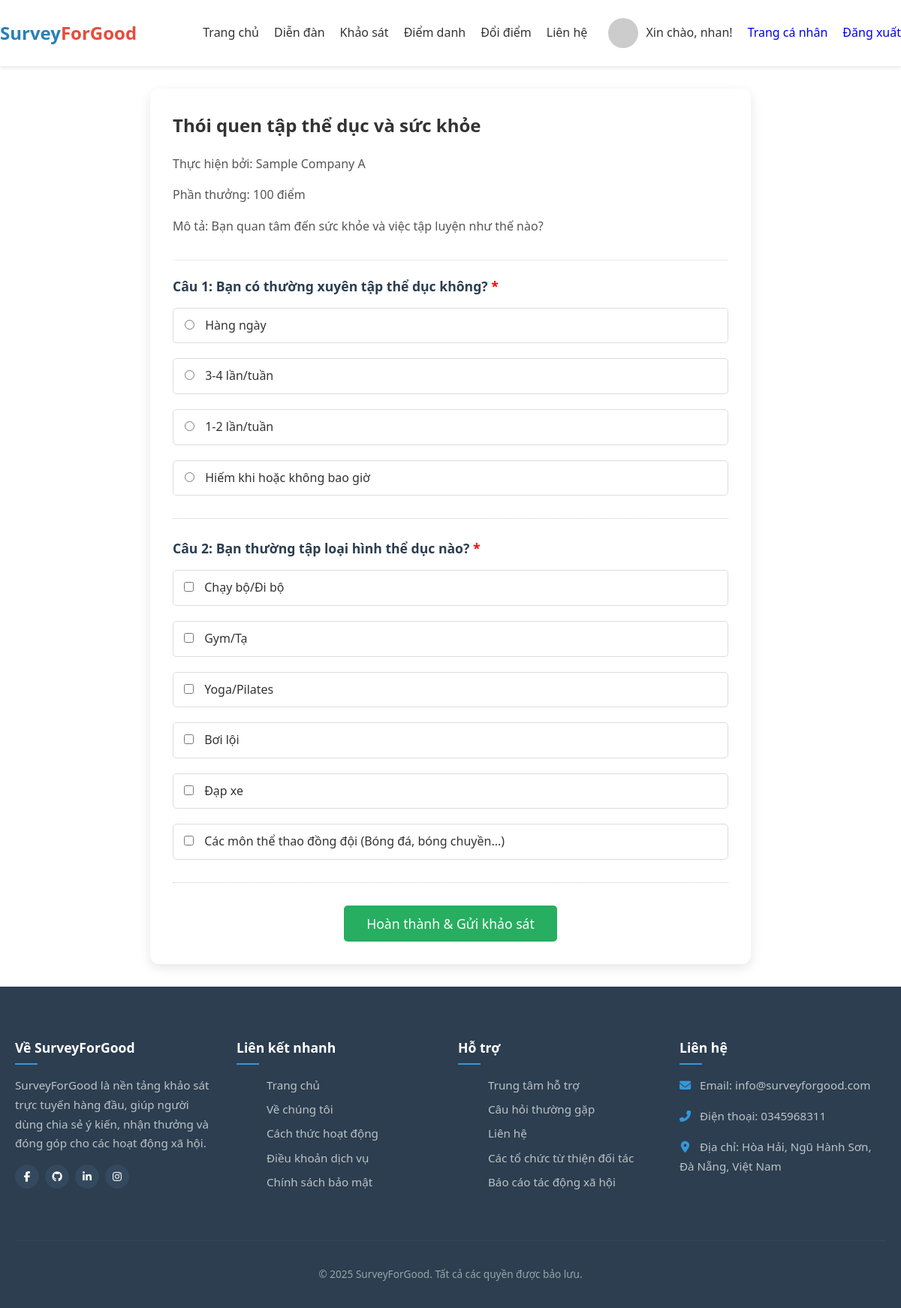
The app's page /take_survey.php?id=5 (signed in) with its own data.
### tables this page shows
CREATE TABLE `users` (
  `id` int(11) NOT NULL,
  `username` varchar(50) NOT NULL,
  `email` varchar(100) NOT NULL,
  `password_hash` varchar(255) NOT NULL,
  `full_name` varchar(100) DEFAULT NULL,
  `phone` varchar(20) DEFAULT NULL,
  `birthday` date DEFAULT NULL,
  `gender` enum('male','female','other') DEFAULT NULL,
  `points` int(11) DEFAULT 0,
  `level` varchar(20) DEFAULT 'bronze',
  `join_date` timestamp NOT NULL DEFAULT current_timestamp(),
  `is_active` tinyint(1) DEFAULT 1,
  `is_admin` tinyint(1) DEFAULT 0
);

CREATE TABLE `surveys` (
  `survey_id` int(11) NOT NULL,
  `client_id` int(11) DEFAULT NULL,
  `title` varchar(255) NOT NULL,
  `description` text DEFAULT NULL,
  `points_reward` int(11) NOT NULL DEFAULT 10,
  `category` varchar(50) DEFAULT NULL,
  `status` enum('draft','pending_approval','published','rejected','closed') DEFAULT 'draft',
  `created_at` timestamp NOT NULL DEFAULT current_timestamp(),
  `published_at` timestamp NULL DEFAULT NULL,
  `closed_at` timestamp NULL DEFAULT NULL
);

CREATE TABLE `clients` (
  `client_id` int(11) NOT NULL,
  `company_name` varchar(100) NOT NULL,
  `contact_email` varchar(100) NOT NULL,
  `password_hash` varchar(255) NOT NULL,
  `is_active` tinyint(1) DEFAULT 1,
  `created_at` timestamp NOT NULL DEFAULT current_timestamp()
);

CREATE TABLE `questions` (
  `question_id` int(11) NOT NULL,
  `survey_id` int(11) DEFAULT NULL,
  `question_text` text NOT NULL,
  `question_type` enum('single_choice','multiple_choice','text_input') NOT NULL,
  `is_required` tinyint(1) DEFAULT 1
);

CREATE TABLE `options` (
  `option_id` int(11) NOT NULL,
  `question_id` int(11) DEFAULT NULL,
  `option_text` varchar(255) NOT NULL
);

### take_survey.php (the view, shortened to what this page needs)
<?php
require_once('includes/header.php');
$surveyId = (int)$_GET['id'];
try {
    $stmtSurvey = $pdo->prepare(
        "SELECT s.survey_id, s.title, s.description, s.points_reward, c.company_name
         FROM surveys s
         JOIN clients c ON s.client_id = c.client_id
         WHERE s.survey_id = ? AND s.status = 'published'"
    );
    $stmtSurvey->execute([$surveyId]);
    $survey = $stmtSurvey->fetch();
    $questions_data = [];
    $stmtQuestions = $pdo->prepare("SELECT * FROM questions WHERE survey_id = ? ORDER BY question_id ASC");
    $stmtQuestions->execute([$surveyId]);
    $questions = $stmtQuestions->fetchAll();
    $stmtOptions = $pdo->prepare("SELECT * FROM options WHERE question_id = ? ORDER BY option_id ASC");
    foreach ($questions as $q) {
        $q_item = $q;
        $q_item['options'] = [];
        if ($q['question_type'] == 'single_choice' || $q['question_type'] == 'multiple_choice') {
            $stmtOptions->execute([$q['question_id']]);
            $q_item['options'] = $stmtOptions->fetchAll();
        }
        $questions_data[] = $q_item;
    }
} catch (PDOException $e) {
    error_log("Take Survey Load Error: " . $e->getMessage());
    $_SESSION['error_message'] = "Lỗi khi tải khảo sát.";
    header('Location: khaosat.php');
    exit;
}
?>
<link rel="stylesheet" href="css/khaosat.css">
<div class="survey-taking-container">
    <div class="survey-info">
        <h2><?php echo htmlspecialchars($survey['title']); ?></h2>
        <p>Thực hiện bởi: <?php echo htmlspecialchars($survey['company_name']); ?></p>
        <p>Phần thưởng: <?php echo $survey['points_reward']; ?> điểm</p>
        <?php if ($survey['description']): ?>
            <p>Mô tả: <?php echo nl2br(htmlspecialchars($survey['description'])); ?></p>
        <?php endif; ?>
    </div>
    <form action="actions/submit_survey.php" method="POST" id="survey-form">
        <?php foreach ($questions_data as $index => $q):
            $questionId = $q['question_id'];
            $isRequired = true;
        ?>
            <div class="survey-question-block">
                <p class="survey-question-title">
                    Câu <?php echo $index + 1; ?>: <?php echo htmlspecialchars($q['question_text']); ?>
                    <?php if ($isRequired): ?><span style="color: red;">*</span><?php endif; ?>
                </p>
                <div class="survey-options">
                    <?php if ($q['question_type'] == 'single_choice'): ?>
                        <?php foreach ($q['options'] as $opt): ?>
                            <label>
                                <input type="radio" name="responses[<?php echo $questionId; ?>][option_id]" value="<?php echo $opt['option_id']; ?>" <?php if ($isRequired) echo 'required'; ?>>
                                <?php echo htmlspecialchars($opt['option_text']); ?>
                            </label>
                        <?php endforeach; ?>
                    <?php elseif ($q['question_type'] == 'multiple_choice'): ?>
                         <?php foreach ($q['options'] as $opt): ?>
                            <label>
                                <input type="checkbox" name="responses[<?php echo $questionId; ?>][option_ids][]" value="<?php echo $opt['option_id']; ?>">
                                <?php echo htmlspecialchars($opt['option_text']); ?>
                            </label>
                        <?php endforeach; ?>
                         <?php elseif ($q['question_type'] == 'text_input'): ?>
                        <textarea name="responses[<?php echo $questionId; ?>][text]" rows="4" placeholder="Nhập câu trả lời..." <?php if ($isRequired) echo 'required'; ?>></textarea>
                    <?php endif; ?>
                </div>
            </div>
        <?php endforeach; ?>
        <div class="submit-button-container">
            <button type="submit" class="submit-survey-btn">Hoàn thành & Gửi khảo sát</button>
        </div>
    </form>
</div>
<?php require_once('includes/footer.php'); ?>

### includes/header.php (shortened to what this page needs)
<?php
require_once('db.php');
$current_user = null;
if (isset($_SESSION['user_id'])) {
    try {
        $stmt = $pdo->prepare("SELECT id, username, email, points FROM users WHERE id = ?");
        $stmt->execute([$_SESSION['user_id']]);
        $current_user = $stmt->fetch();
    } catch (PDOException $e) {
        error_log("Error fetching user data: " . $e->getMessage());
    }
}
?>
<!DOCTYPE html>
<html lang="vi">
<head>
    <link rel="stylesheet" href="css/style.css">
    <link rel="stylesheet" href="https://cdnjs.cloudflare.com/ajax/libs/font-awesome/6.5.2/css/all.min.css"/>
</head>
<body>
    <header>
        <div class="container nav-container">
            <div class="logo">Survey<span>ForGood</span></div>
            <nav class="nav-menu">
                <ul>
                    <?php if ($current_user): ?>
                        <li><a href="dashboard.php">Trang chủ</a></li>
                        <li><a href="diendan.php">Diễn đàn</a></li>
                        <li><a href="khaosat.php">Khảo sát</a></li>
                        <li><a href="diemdanh.php">Điểm danh</a></li>
                        <li><a href="doithuong.php">Đổi điểm</a></li>
                        <li><a href="lienhe.php">Liên hệ</a></li>
                    <?php else: ?>
                        <li><a href="index.php">Trang chủ</a></li>
                        <li><a href="index.php#faq">FAQ</a></li>
                        <li><a href="lienhe.php">Liên hệ</a></li>
                    <?php endif; ?>
                </ul>
            </nav>
            <div class="auth-buttons">
                <?php if ($current_user): ?>
                    <div class="user-avatar" style="display:flex;align-items:center;gap:10px;">
                        <img src="https://i.pravatar.cc/40?u=<?php echo $current_user['id']; ?>" alt="Avatar" style="border-radius:50%;width:40px;height:40px;">
                        <span style="font-weight:500;">Xin chào, <?php echo htmlspecialchars($current_user['username']); ?>!</span>
                    </div>
                    <a href="trangcanhan.php" class="signin" style="margin-left:20px;">Trang cá nhân</a>
                    <a href="actions/handle_logout.php" class="signup" style="margin-left:20px;">Đăng xuất</a>
                <?php else: ?>
                    <a href="login.php" class="sg">Tham gia khảo sát</a>
                <?php endif; ?>
            </div>
        </div>
    </header>
    <main>
   </body>
</html>

### css/style.css (style rules this page uses)
html { height: 100%; box-sizing: border-box; }
*, *:before, *:after { box-sizing: inherit; }
body { position: relative; margin: 0; display: flex; flex-direction: column; min-height: 100vh; font-size: 16px; line-height: 1.6; color: #333; }
main { flex-grow: 1; }
header, footer { flex-shrink: 0; }
html { scroll-behavior: smooth; }
* { font-family: 'Segoe UI', Tahoma, Geneva, Verdana, sans-serif; }
header { background-color: #fff; box-shadow: 0 2px 5px rgba(0,0,0,0.1); position: sticky; top: 0; z-index: 100; }
.container { max-width: 1200px; margin: 0 auto; padding: 0 20px; }
.nav-container { display: flex; justify-content: space-between; align-items: center; padding: 15px 0; }
.logo { font-size: 24px; font-weight: bold; color: #2980b9; }
.logo span { color: #e74c3c; }
nav ul { display: flex; list-style: none; }
nav ul li { margin-left: 20px; }
nav ul li a { text-decoration: none; color: #333; font-weight: 500; transition: color 0.3s; }
.auth-buttons { display: flex; align-items: center; }
.auth-buttons a { margin-left: 15px; text-decoration: none; }

### take_survey.php (style rules this page uses)
.survey-taking-container { max-width: 800px; margin: 30px auto; background: #fff; padding: 30px; border-radius: 12px; box-shadow: 0 5px 15px rgba(0,0,0,0.1); }
.survey-info { margin-bottom: 20px; padding-bottom: 15px; border-bottom: 1px solid #eee; }
.survey-info h2 { margin-top: 0; }
.survey-info p { color: #555; }
.survey-question-block { margin-bottom: 25px; padding-bottom: 20px; border-bottom: 1px dotted #ccc; }
.survey-question-title { font-size: 1.1em; font-weight: bold; margin-bottom: 15px; }
.survey-options label { display: block; margin-bottom: 10px; padding: 10px; border: 1px solid #ddd; border-radius: 5px; cursor: pointer; transition: background-color 0.2s; }
.survey-options input[type="radio"], .survey-options input[type="checkbox"] { margin-right: 10px; }
.submit-button-container { text-align: center; margin-top: 30px; }
.submit-survey-btn { background-color: #27ae60; color: white; padding: 12px 30px; font-size: 1.1em; border: none; border-radius: 5px; cursor: pointer; }

### records on screen
users: username "nhan"
surveys: title "Thói quen tập thể dục và sức khỏe", client.company_name "Sample Company A", points_reward "100", description "Bạn quan tâm đến sức khỏe và việc tập luyện như thế nào?"
questions: question_text "Bạn có thường xuyên tập thể dục không?"
options: option_text "Hàng ngày"
options: option_text "3-4 lần/tuần"
options: option_text "1-2 lần/tuần"
options: option_text "Hiếm khi hoặc không bao giờ"
questions: question_text "Bạn thường tập loại hình thể dục nào?"
options: option_text "Chạy bộ/Đi bộ"
options: option_text "Gym/Tạ"
options: option_text "Yoga/Pilates"
options: option_text "Bơi lội"
options: option_text "Đạp xe"
options: option_text "Các môn thể thao đồng đội (Bóng đá, bóng chuyền...)"
